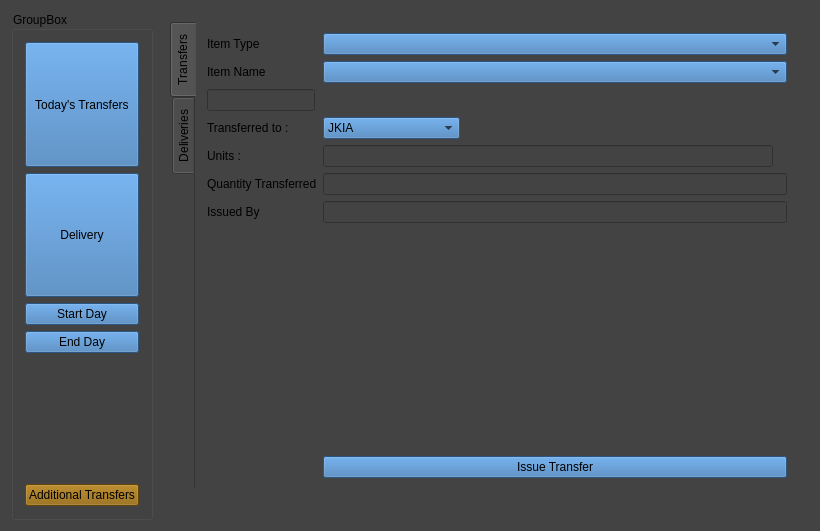
<?xml version="1.0" encoding="UTF-8"?>
<ui version="4.0">
 <class>TnDMainWin</class>
 <widget class="QWidget" name="TnDMainWin">
  <property name="geometry">
   <rect>
    <x>0</x>
    <y>0</y>
    <width>820</width>
    <height>531</height>
   </rect>
  </property>
  <property name="windowTitle">
   <string>TnDMainWin</string>
  </property>
  <property name="styleSheet">
   <string notr="true">background-color: rgb(67, 67, 67);
font: 9pt &quot;Microsoft YaHei UI&quot;;</string>
  </property>
  <layout class="QVBoxLayout" name="verticalLayout">
   <item>
    <layout class="QHBoxLayout" name="horizontalLayout">
     <item>
      <layout class="QVBoxLayout" name="verticalLayout_2">
       <item>
        <widget class="QGroupBox" name="groupBox">
         <property name="title">
          <string>GroupBox</string>
         </property>
         <layout class="QVBoxLayout" name="verticalLayout_4">
          <item>
           <widget class="QPushButton" name="pushButton">
            <property name="sizePolicy">
             <sizepolicy hsizetype="Minimum" vsizetype="Expanding">
              <horstretch>0</horstretch>
              <verstretch>0</verstretch>
             </sizepolicy>
            </property>
            <property name="styleSheet">
             <string notr="true">background-color: rgb(141, 94, 0);
background-color: rgb(60, 121, 182);</string>
            </property>
            <property name="text">
             <string> Today's Transfers </string>
            </property>
           </widget>
          </item>
          <item>
           <widget class="QPushButton" name="pushButton_2">
            <property name="sizePolicy">
             <sizepolicy hsizetype="Minimum" vsizetype="Expanding">
              <horstretch>0</horstretch>
              <verstretch>0</verstretch>
             </sizepolicy>
            </property>
            <property name="styleSheet">
             <string notr="true">background-color: rgb(141, 94, 0);
background-color: rgb(60, 121, 182);</string>
            </property>
            <property name="text">
             <string>Delivery</string>
            </property>
           </widget>
          </item>
          <item>
           <widget class="QPushButton" name="pushButton_3">
            <property name="styleSheet">
             <string notr="true">background-color: rgb(141, 94, 0);
background-color: rgb(60, 121, 182);</string>
            </property>
            <property name="text">
             <string>Start Day</string>
            </property>
           </widget>
          </item>
          <item>
           <widget class="QPushButton" name="pushButton_4">
            <property name="styleSheet">
             <string notr="true">background-color: rgb(141, 94, 0);
background-color: rgb(60, 121, 182);</string>
            </property>
            <property name="text">
             <string>End Day</string>
            </property>
           </widget>
          </item>
          <item>
           <spacer name="verticalSpacer">
            <property name="orientation">
             <enum>Qt::Vertical</enum>
            </property>
            <property name="sizeType">
             <enum>QSizePolicy::MinimumExpanding</enum>
            </property>
            <property name="sizeHint" stdset="0">
             <size>
              <width>20</width>
              <height>40</height>
             </size>
            </property>
           </spacer>
          </item>
          <item>
           <widget class="QPushButton" name="pushButton_5">
            <property name="styleSheet">
             <string notr="true">background-color: rgb(141, 94, 0);
</string>
            </property>
            <property name="text">
             <string>Additional Transfers</string>
            </property>
           </widget>
          </item>
         </layout>
        </widget>
       </item>
      </layout>
     </item>
     <item>
      <layout class="QVBoxLayout" name="verticalLayout_3">
       <item>
        <widget class="QWidget" name="widget" native="true">
         <layout class="QVBoxLayout" name="verticalLayout_5">
          <item>
           <widget class="QTabWidget" name="tabWidget">
            <property name="tabPosition">
             <enum>QTabWidget::West</enum>
            </property>
            <property name="tabShape">
             <enum>QTabWidget::Rounded</enum>
            </property>
            <property name="currentIndex">
             <number>0</number>
            </property>
            <property name="iconSize">
             <size>
              <width>32</width>
              <height>32</height>
             </size>
            </property>
            <property name="elideMode">
             <enum>Qt::ElideLeft</enum>
            </property>
            <property name="documentMode">
             <bool>true</bool>
            </property>
            <widget class="QWidget" name="tab">
             <attribute name="title">
              <string>Transfers</string>
             </attribute>
             <layout class="QHBoxLayout" name="horizontalLayout_2">
              <item>
               <layout class="QFormLayout" name="formLayout">
                <property name="fieldGrowthPolicy">
                 <enum>QFormLayout::AllNonFixedFieldsGrow</enum>
                </property>
                <item row="0" column="0">
                 <widget class="QLabel" name="label">
                  <property name="sizePolicy">
                   <sizepolicy hsizetype="Preferred" vsizetype="Preferred">
                    <horstretch>0</horstretch>
                    <verstretch>0</verstretch>
                   </sizepolicy>
                  </property>
                  <property name="text">
                   <string>Item Type</string>
                  </property>
                 </widget>
                </item>
                <item row="0" column="1">
                 <widget class="QComboBox" name="comboBox">
                  <property name="styleSheet">
                   <string notr="true">background-color: rgb(141, 94, 0);
background-color: rgb(60, 121, 182);</string>
                  </property>
                 </widget>
                </item>
                <item row="1" column="0">
                 <widget class="QLabel" name="label_2">
                  <property name="text">
                   <string>Item Name</string>
                  </property>
                 </widget>
                </item>
                <item row="1" column="1">
                 <widget class="QComboBox" name="comboBox_2">
                  <property name="styleSheet">
                   <string notr="true">background-color: rgb(141, 94, 0);
background-color: rgb(60, 121, 182);</string>
                  </property>
                 </widget>
                </item>
                <item row="2" column="0">
                 <widget class="QLineEdit" name="lineEdit">
                  <property name="sizePolicy">
                   <sizepolicy hsizetype="Expanding" vsizetype="Fixed">
                    <horstretch>0</horstretch>
                    <verstretch>0</verstretch>
                   </sizepolicy>
                  </property>
                  <property name="readOnly">
                   <bool>true</bool>
                  </property>
                 </widget>
                </item>
                <item row="3" column="0">
                 <widget class="QLabel" name="label_3">
                  <property name="text">
                   <string>Transferred to :</string>
                  </property>
                 </widget>
                </item>
                <item row="3" column="1">
                 <widget class="QComboBox" name="comboBox_3">
                  <property name="sizePolicy">
                   <sizepolicy hsizetype="Fixed" vsizetype="Fixed">
                    <horstretch>0</horstretch>
                    <verstretch>0</verstretch>
                   </sizepolicy>
                  </property>
                  <property name="styleSheet">
                   <string notr="true">background-color: rgb(141, 94, 0);
background-color: rgb(60, 121, 182);</string>
                  </property>
                  <item>
                   <property name="text">
                    <string>JKIA</string>
                   </property>
                  </item>
                  <item>
                   <property name="text">
                    <string>PEPONI - BAR</string>
                   </property>
                  </item>
                  <item>
                   <property name="text">
                    <string>PEPONI - KITCHEN</string>
                   </property>
                  </item>
                  <item>
                   <property name="text">
                    <string>UN CAMPUS</string>
                   </property>
                  </item>
                 </widget>
                </item>
                <item row="5" column="0">
                 <widget class="QLabel" name="label_4">
                  <property name="text">
                   <string>Units : </string>
                  </property>
                 </widget>
                </item>
                <item row="5" column="1">
                 <widget class="QLineEdit" name="lineEdit_2">
                  <property name="sizePolicy">
                   <sizepolicy hsizetype="Expanding" vsizetype="Fixed">
                    <horstretch>0</horstretch>
                    <verstretch>0</verstretch>
                   </sizepolicy>
                  </property>
                  <property name="minimumSize">
                   <size>
                    <width>450</width>
                    <height>0</height>
                   </size>
                  </property>
                  <property name="maximumSize">
                   <size>
                    <width>450</width>
                    <height>16777215</height>
                   </size>
                  </property>
                  <property name="readOnly">
                   <bool>true</bool>
                  </property>
                 </widget>
                </item>
                <item row="6" column="0">
                 <widget class="QLabel" name="label_5">
                  <property name="text">
                   <string>Quantity Transferred</string>
                  </property>
                 </widget>
                </item>
                <item row="6" column="1">
                 <widget class="QLineEdit" name="lineEdit_4"/>
                </item>
                <item row="7" column="0">
                 <widget class="QLabel" name="label_6">
                  <property name="text">
                   <string>Issued By </string>
                  </property>
                 </widget>
                </item>
                <item row="7" column="1">
                 <widget class="QLineEdit" name="lineEdit_3"/>
                </item>
                <item row="8" column="1">
                 <spacer name="verticalSpacer_2">
                  <property name="orientation">
                   <enum>Qt::Vertical</enum>
                  </property>
                  <property name="sizeHint" stdset="0">
                   <size>
                    <width>20</width>
                    <height>40</height>
                   </size>
                  </property>
                 </spacer>
                </item>
                <item row="9" column="1">
                 <widget class="QPushButton" name="pushButton_6">
                  <property name="styleSheet">
                   <string notr="true">background-color: rgb(141, 94, 0);
background-color: rgb(60, 121, 182);</string>
                  </property>
                  <property name="text">
                   <string>Issue Transfer</string>
                  </property>
                 </widget>
                </item>
               </layout>
              </item>
             </layout>
            </widget>
            <widget class="QWidget" name="tab_2">
             <attribute name="title">
              <string>Deliveries</string>
             </attribute>
            </widget>
           </widget>
          </item>
          <item>
           <spacer name="horizontalSpacer">
            <property name="orientation">
             <enum>Qt::Horizontal</enum>
            </property>
            <property name="sizeHint" stdset="0">
             <size>
              <width>40</width>
              <height>20</height>
             </size>
            </property>
           </spacer>
          </item>
         </layout>
        </widget>
       </item>
      </layout>
     </item>
    </layout>
   </item>
  </layout>
 </widget>
 <layoutdefault spacing="6" margin="11"/>
 <resources/>
 <connections/>
</ui>
